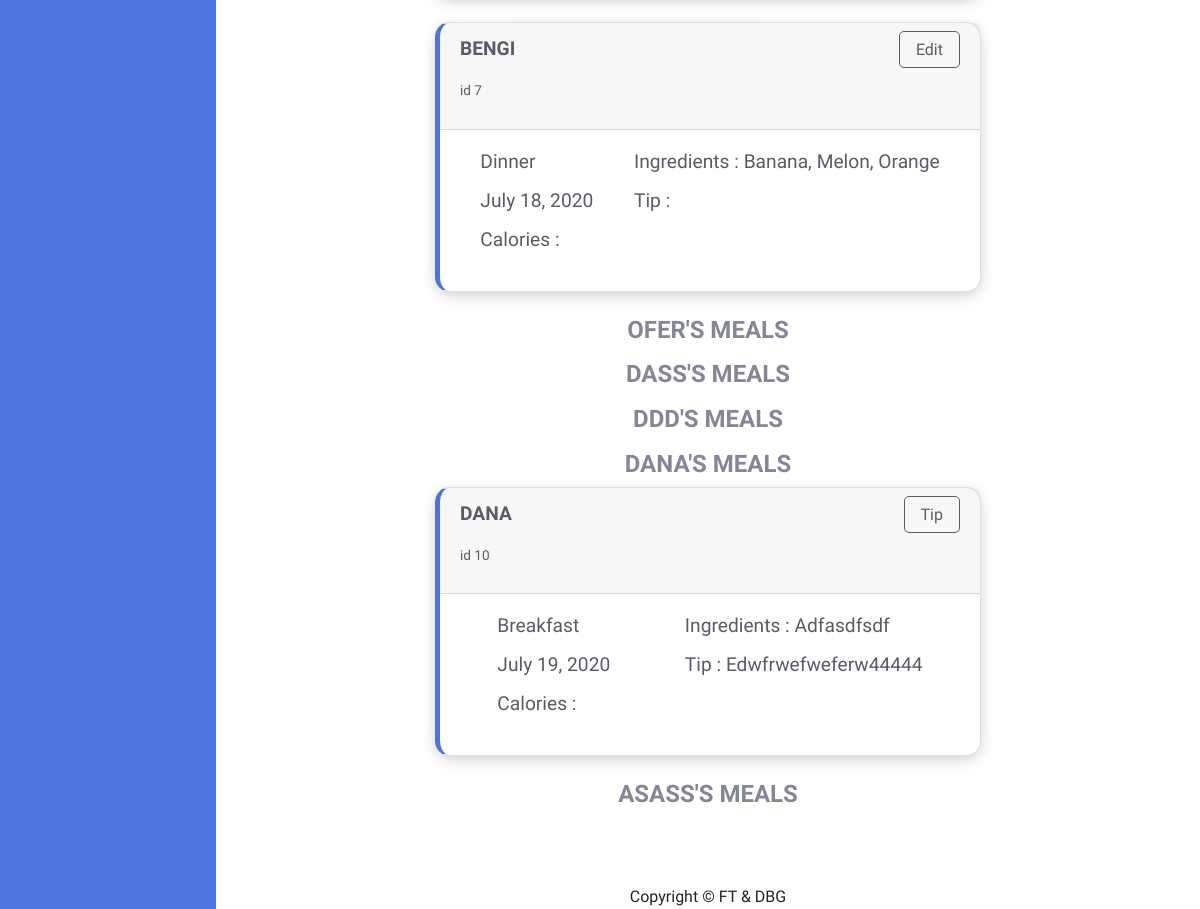
Page /allmeals/ (signed in, lower part) on the earlier database version.
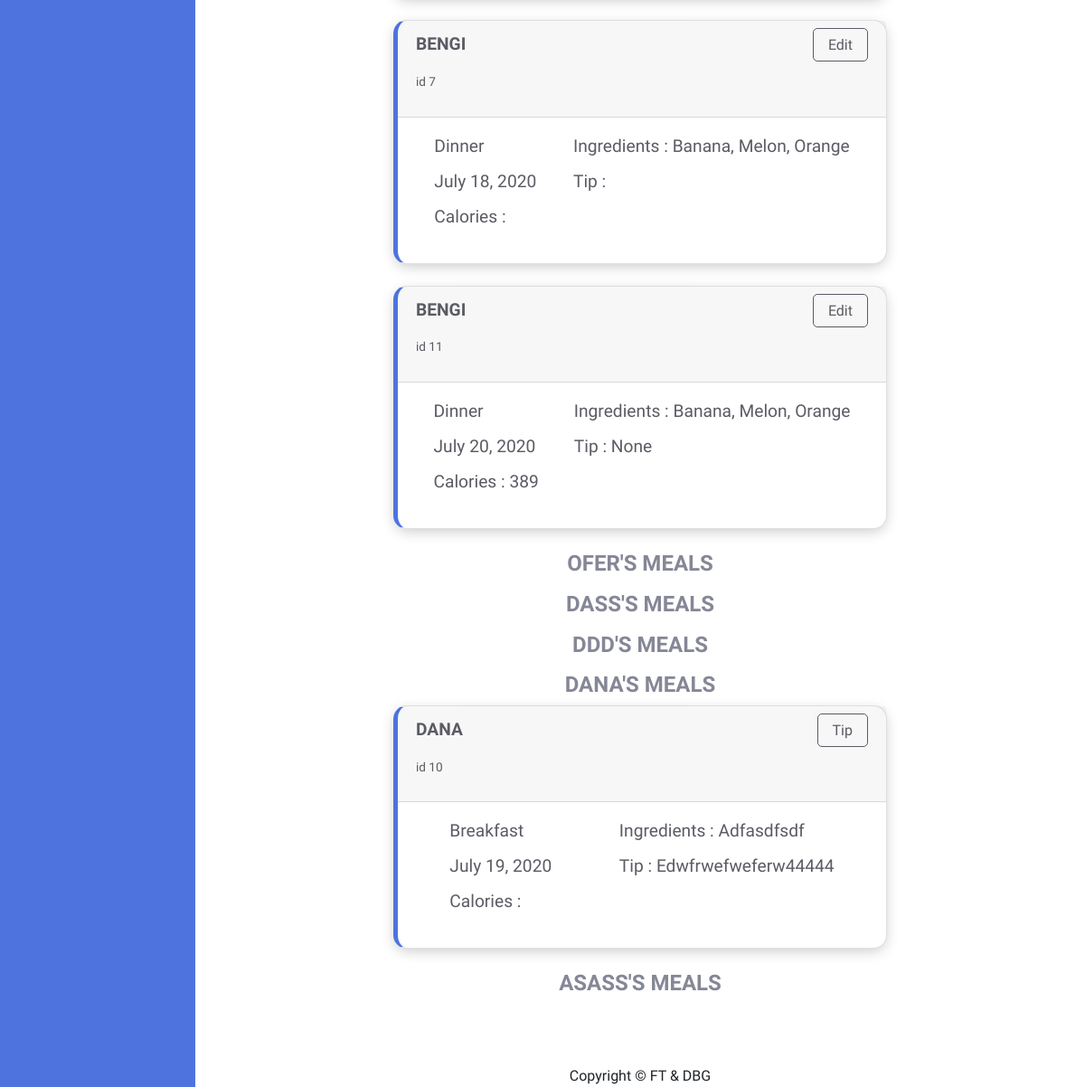
Same page on the later database version.
### idiet/models.py (models this page shows)
class meal(models.Model):
    user_id = models.ForeignKey(User, on_delete=models.CASCADE)
    meal_date_crated = models.DateField(auto_now_add=True)
    meal_date = models.DateField(null=True,blank=True)
    meal_type = models.CharField(max_length=20)
    meal_calories = models.CharField(max_length=10)
    meal_ingredients = models.CharField(max_length=300)
    meal_recommandetion = models.CharField(max_length=300,null=True,blank=True)

### idiet/views.py (the view)
# urls.py: path('allmeals/', views.allmeals, name='allmeals'),
@login_required
def allmeals(request):
    users = User.objects.all()
    meals = meal.objects.all()
    return render(request, 'idiet/allmeals.html', {'meals':meals, 'users' : users})

### idiet/templates/idiet/allmeals.html (shortened to what this page needs)
<!DOCTYPE html>
<html lang="en">
<head>
    {% load static %}
    <link rel="stylesheet" type="text/css" href="{% static 'idiet/style.css' %}">
    <link rel="stylesheet" href="    https://stackpath.bootstrapcdn.com/bootstrap/4.5.0/css/bootstrap.min.css">
</head>
<body>
    <div class="sidenav">
    </div>
    <div id="content">
        <main>
            {% for u in users %}
            <h1 class="user-header">{{u.username}}'s meals</h1>
            <ol>
                {% for m in meals %}
                {% if m.user_id_id == u.id %}
                <div id="meals-card" class="col-xl-8 mb-4" style="margin: auto;">
                    <div class="card meal-card">
                        <div class="card-header">
                            <div>
                                <p>{{u.username}}</p>
                                <p> id {{ m.id }}</p>
                            </div>
                            <div>
                                {% if m.user_id_id == user.id %}
                                <a href="/meal/{{ m.id }}">Edit</a>
                                {% else %}
                                <a href="/assigntome/{{ m.id }}">Tip</a>
                                {% endif %}
                            </div>
                        </div>
                        <div class="card-body allmeals">
                            <div>
                                <p>{{m.meal_type}}</p>
                                <p>{{m.meal_date_crated}}</p>
                                <p>Calories : {{m.meal_calories}}</p>
                            </div>
                            <div>
                                <p>Ingredients : {{m.meal_ingredients}}</p>
                                <p>Tip : {{m.meal_recommandetion}}</p>
                            </div>
                        </div>
                    </div>
                </div>
                {% endif %}
                {% endfor %}
            </ol>
            {% endfor %}
        </main>
        <footer class="sticky-footer">
            <div class="copyright text-center">
                <span>Copyright © FT & DBG</span>
            </div>
        </footer>
    </div>
</body>
</html>

### idiet/static/idiet/style.css (style rules this page uses)
* { margin: 0; padding: 0; }
html, body { min-height: 100%; }
body { font-family: "Raleway", cursive !important; display: flex; flex-direction: row; justify-content: space-between; }
header, main, nav, article, section, footer { display: block; }
.sidenav { min-height: 100vmin; width: 18%; z-index: 1; top: 0; left: 0; background-color: #4e73df; overflow-x: hidden; padding-top: 20px; text-align: center; }
main { display: flex; flex-direction: column; height: 100%; padding: 5vmin; color: #858796; }
#content { width: 82%; display: flex; flex-direction: column; justify-content: space-between; }
.meal-card { border-radius: 15px !important; border-left: .35rem solid #4e73df!important; }
.meal-card .card-body div:nth-child(1) { font-weight: 700 !important; margin-bottom: 0px !important; font-size: 0.7rem; text-transform: uppercase !important; line-height: 1.2; margin-bottom: 0.25rem !important; }
.meal-card .card-body div:nth-child(2) { color: rgb(90, 92, 105) !important; font-weight: 700 !important; margin-bottom: 0px !important; font-size: 1.25rem; line-height: 1.2; }
.card { height: 100%; box-shadow: 0 4px 15px -2px #c9c7c7; }
.card p { text-align: center; }
.card p::before { color: rgb(90, 92, 105) !important; font-weight: 500 !important; margin: 0 10px !important; }
#meals-card .card-header { display: flex; justify-content: flex-end; margin-bottom: auto; }
.user-header { text-align: center; font-size: 1.5rem !important; font-weight: 900 !important; text-transform: uppercase; }
.card-header { display: flex !important; justify-content: space-between !important; font-size: 1.2rem !important; font-weight: 900 !important; text-transform: uppercase; color: #5a5b64; }
.card-header p:last-child { display: flex !important; justify-content: space-between !important; font-size: .85rem !important; font-weight: 300 !important; text-transform: lowercase; }
.card-header a { color: #5a5b64; font-size: 1rem !important; font-weight: 500 !important; text-transform: capitalize; padding: 8px 16px; border-radius: 5px; border: solid 1px #5a5b64 }
.card-body { display: flex; justify-content: space-around; }
.card-body div { display: flex; flex-direction: column; }
.card-body p { text-transform: capitalize; font-weight: 500; float: left; font-size: 1.2rem; text-align: left; color: #5a5b64; }

Differences in the rows shown:
added meal: {{ u.username }} "BENGI", id "11", meal_type "Dinner", meal_date_crated "July 20, 2020", meal_calories "389", meal_ingredients "Banana, Melon, Orange", meal_recommandetion "None"
